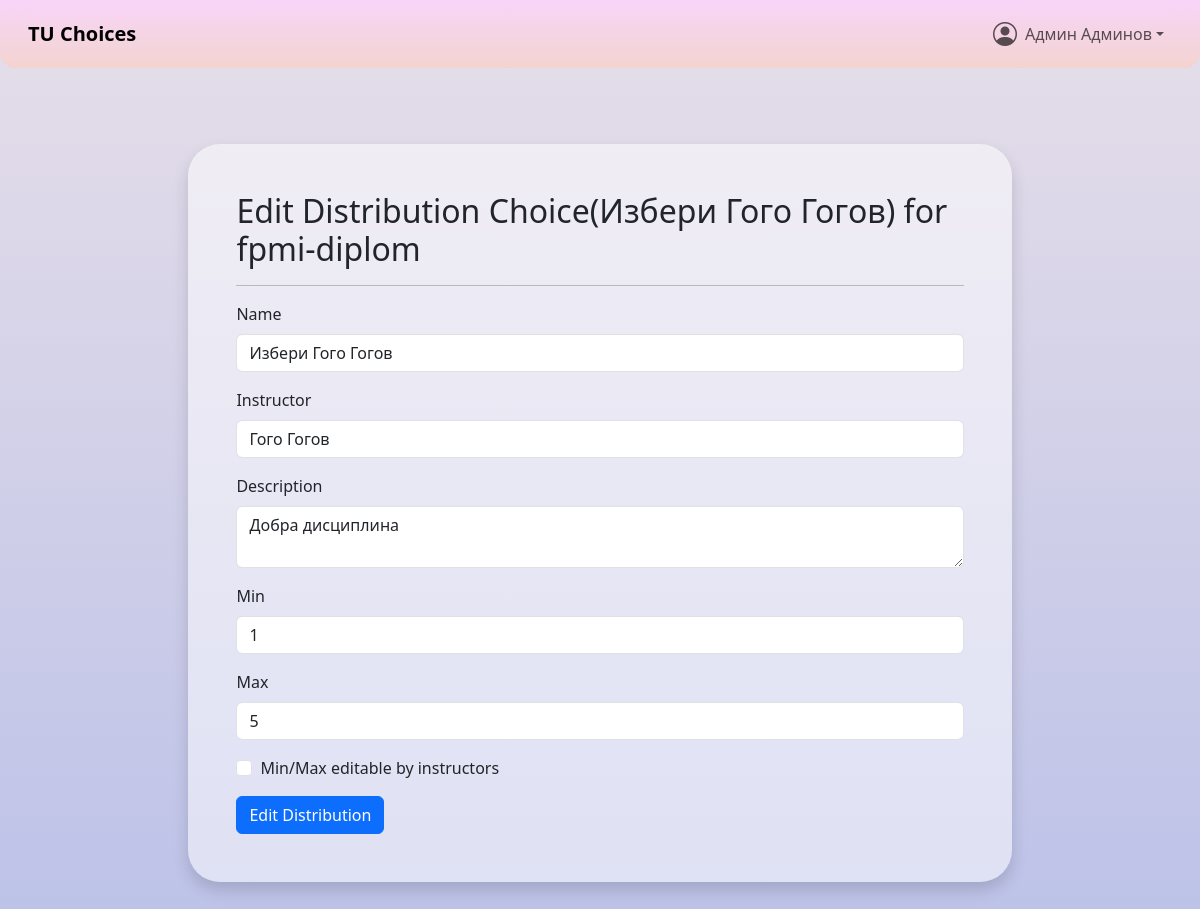
Screenshot of /distributions/distributionChoiceEdit.php?id=10 (signed in) with the database file from the repository.
### tables this page shows
CREATE TABLE `users` (
  `id` int(11) NOT NULL,
  `username` varchar(100) NOT NULL,
  `names` varchar(100) NOT NULL,
  `email` varchar(100) NOT NULL,
  `pass` varchar(100) NOT NULL DEFAULT '',
  `role` int(11) NOT NULL DEFAULT 0 COMMENT '1=student,2=teacher,3=admin',
  `fn` varchar(100) NOT NULL DEFAULT '',
  `major` varchar(10) NOT NULL DEFAULT '0',
  `faculty` varchar(10) NOT NULL DEFAULT '0',
  `start_year` int(11) DEFAULT NULL,
  `active` tinyint(1) NOT NULL DEFAULT 0,
  `deleted` tinyint(1) NOT NULL DEFAULT 0,
  `created_at` datetime NOT NULL DEFAULT current_timestamp(),
  `updated_at` datetime NOT NULL DEFAULT current_timestamp() ON UPDATE current_timestamp()
);

CREATE TABLE `distribution_choices` (
  `id` int(11) NOT NULL,
  `name` varchar(100) NOT NULL,
  `distribution` int(11) NOT NULL,
  `instructor` int(11) NOT NULL,
  `description` text NOT NULL,
  `min` int(11) NOT NULL DEFAULT 0,
  `max` int(11) NOT NULL DEFAULT 10000,
  `min_max_editble` smallint(6) NOT NULL DEFAULT 0,
  `type` tinyint(1) NOT NULL COMMENT '1=Избираема дисциплина, 2=Дипломен ръководител',
  `deleted` tinyint(1) NOT NULL DEFAULT 0,
  `created_at` datetime NOT NULL DEFAULT current_timestamp(),
  `updated_at` datetime NOT NULL DEFAULT current_timestamp() ON UPDATE current_timestamp()
);

CREATE TABLE `distributions` (
  `id` int(11) NOT NULL,
  `name` varchar(100) NOT NULL,
  `ident` varchar(50) NOT NULL,
  `semester_applicable` int(11) NOT NULL,
  `major` varchar(10) NOT NULL DEFAULT '0',
  `faculty` varchar(10) NOT NULL DEFAULT '0',
  `type` tinyint(1) NOT NULL COMMENT '1=Избираема дисциплина, 2=Дипломен ръководител',
  `active` smallint(6) NOT NULL DEFAULT 0,
  `deleted` tinyint(1) NOT NULL DEFAULT 0,
  `created_at` datetime NOT NULL DEFAULT current_timestamp(),
  `updated_at` datetime NOT NULL DEFAULT current_timestamp() ON UPDATE current_timestamp()
);

### backend/users/user.php (called while the page is built, shortened)
<?php
class User
{
    private $names;
    private $role;
    public function __construct($id, mysqli $mysqli)
    {
        $this->id = $id;
        $stmt = $mysqli->prepare(
            "SELECT username, names, email, role, fn, major, faculty, start_year
             FROM users
             WHERE id = ?
             LIMIT 1"
        );
        $stmt->bind_param('i', $this->id);
        $stmt->execute();
        $stmt->bind_result(
            $username,
            $names,
            $email,
            $role,
            $fn,
            $majorShort,
            $facultyShort,
            $startYear
        );
        $this->names = $names;
        $this->role = $role;
    }
    public function getNames()
    {
        return $this->names;
    }
    public function getRole()
    {
        return $this->role;
    }
}

### backend/distributions/DistributionChoise.php (called while the page is built, shortened)
<?php
class DistributionChoice
{
    private $name;
    private $distributionId;
    private $instructorId;
    private $description;
    private $min;
    private $max;
    private $minMaxEditable;
    public function __construct(int $id, mysqli $mysqli)
    {
        $this->id = $id;
        $stmt = $mysqli->prepare(
            "SELECT name, distribution, instructor, description, min, max, min_max_editble
             FROM distribution_choices
             WHERE id = ?"
        );
        $stmt->bind_param('i', $this->id);
        $stmt->execute();
        $stmt->bind_result(
            $name,
            $distributionId,
            $instructorId,
            $description,
            $min,
            $max,
            $minMaxEditable
        );
        $this->name = $name;
        $this->distributionId = $distributionId;
        $this->instructorId = $instructorId;
        $this->description = $description;
        $this->min = $min;
        $this->max = $max;
        $this->minMaxEditable = $minMaxEditable;
    }
    public function getName()
    {
        return $this->name;
    }
    public function getDistributionId()
    {
        return $this->distributionId;
    }
    public function getInstructorId()
    {
        return $this->instructorId;
    }
    public function getDescription()
    {
        return $this->description;
    }
    public function getMin()
    {
        return $this->min;
    }
    public function getMax()
    {
        return $this->max;
    }
    public function getMinMaxEditable()
    {
        return $this->minMaxEditable;
    }
}

### backend/distributions/distribution.php (called while the page is built, shortened)
<?php
require_once __DIR__ . "/../users/User.php";
require_once __DIR__ . "/DistributionChoise.php";
class Distribution
{
    private $ident;
    public function __construct(int $id, mysqli $mysqli)
    {
        $this->id = $id;
        $stmt = $mysqli->prepare(
            "SELECT name, ident, semester_applicable, major, faculty, type, active
             FROM distributions
             WHERE id = ?"
        );
        $stmt->bind_param('i', $this->id);
        $stmt->execute();
        $stmt->bind_result(
            $name,
            $ident,
            $semesterApplicable,
            $majorShort,
            $facultyShort,
            $type,
            $active
        );
        $this->ident = $ident;
    }
    public function getIdent()
    {
        return $this->ident;
    }
}

### distributions/distributionChoiceEdit.php (the view, shortened to what this page needs)
<?php
require_once "../header.php";
$dc = null;
$dist = null;
$instructor = null;
try {
    $dc = new DistributionChoice($_GET["id"], $mysqli);
    $dist = new Distribution($dc->getDistributionId(), $mysqli);
    $instructor = new User($dc->getInstructorId(), $mysqli);
} catch (Exception $e) {
    echo $e->getMessage();
    require_once "../footer.php";
    exit;
}
?>
<main>
    <div class="container-fluid d-flex flex-column align-items-center pb-5 pt-5" style="min-height: 90vh;">
        <div class="bg-white bg-opacity-50 p-5 rounded-5 shadow" style="width: 70%;">
            <h2 class="mb-3">Edit Distribution Choice(<?= $dc->getName(); ?>) for <?= $dist->getIdent() ?></h2>
            <hr>
            <form method="post" class="w-100">
                <div class="mb-3">
                    <label for="name" class="form-label">Name</label>
                    <input type="text" class="form-control" id="name" name="name" value="<?= $dc->getName(); ?>"
                        required>
                </div>
                <div class="mb-3">
                    <label for="name" class="form-label">Instructor</label>
                    <input type="text" class="form-control" value="<?= $instructor->getNames(); ?>" readonly>
                </div>
                <div class="mb-3">
                    <label for="description" class="form-label">Description</label>
                    <textarea id="description" name="description" class="form-control" required><?= $dc->getDescription(); ?>
                    </textarea>
                </div>
                <?php if ($user->getRole() == 3 || $dc->getMinMaxEditable()):  ?>
                    <div class="mb-3">
                        <label for="min" class="form-label">Min</label>
                        <input type="number" id="min" name="min" class="form-control" value="<?= $dc->getMin(); ?>"
                            required>
                    </div>
                    <div class="mb-3">
                        <label for="max" class="form-label">Max</label>
                        <input type="number" id="max" name="max" class="form-control" value="<?= $dc->getMax(); ?>"
                            required>
                    </div>
                <?php endif ?>
                <?php if ($user->getRole() == 3):  ?>
                    <div class="form-check mb-3">
                        <input type="checkbox" id="min_max_editble" name="min_max_editble" class="form-check-input"
                            value="1" <?= $dc->getMinMaxEditable() ? 'checked' : '' ?>>
                        <label for="min_max_editble" class="form-check-label">
                            Min/Max editable by instructors
                        </label>
                    </div>
                <?php endif ?>
                <button type="submit" class="btn btn-primary">Edit Distribution</button>
            </form>
        </div>
    </div>
</main>
<?php
require_once "../footer.php";
?>

### header.php (shortened to what this page needs)
<?php
require_once "backend/config/dbConfig.php";
require_once "backend/utils/dbUtils.php";
require_once "backend/distributions/Distribution.php";
require_once "backend/distributions/DistributionChoise.php";
require_once "backend/users/User.php";
$projectRoot = str_replace(
    realpath($_SERVER['DOCUMENT_ROOT']),
    '',
    realpath(__DIR__ . '/')
);
$user = new User($_SESSION["userID"], $mysqli);
?>
<!DOCTYPE html>
<html lang="en">
<head>
    <link href="https://cdn.jsdelivr.net/npm/bootstrap@5.3.5/dist/css/bootstrap.min.css" rel="stylesheet"
>
    <link rel="stylesheet" href="https://cdn.jsdelivr.net/npm/bootstrap-icons@1.10.5/font/bootstrap-icons.css">
    <link rel="stylesheet" href="https://cdn.datatables.net/2.3.0/css/dataTables.bootstrap5.css">
         <link rel="stylesheet" href="<?= $projectRoot ?>/css/main.css">
    <link rel="stylesheet" href="<?= $projectRoot ?>/css/navbar.css">
</head>
<body>
    <header>
        <nav class="navbar navbar-expand-lg navbar-custom fixed-top px-3">
            <div class="container-fluid">
                <a class="navbar-brand fw-bold" href="<?= $projectRoot ?>/index.php">TU Choices</a>
                <div class="collapse navbar-collapse" id="mainNav">
                    <ul class="navbar-nav ms-auto mb-2 mb-lg-0 align-items-lg-center">
                        <li class="nav-item dropdown">
                            <a class="nav-link dropdown-toggle d-flex align-items-center" href="#" id="profileDropdown"
                                role="button" data-bs-toggle="dropdown" aria-expanded="false">
                                <i class="bi bi-person-circle fs-4"></i>
                                <div class="ms-2"><?= $user->getNames(); ?></div>
                            </a>
                        </li>
                    </ul>
                </div>
            </div>
        </nav>
    </header>

### css/navbar.css (style rules this page uses)
.navbar-custom { background-image: linear-gradient(to top, rgb(250, 208, 196, 70%) 0%, rgb(255, 209, 255, 70%) 100%); backdrop-filter: blur(10px); border-radius: 0 0 1rem 1rem; margin-bottom: 2rem; }

### header.php (style rules this page uses)
html, body { overflow-x: hidden; height: 100%; margin: 0; }
body { background-color: #E4E4E1; background-image: linear-gradient(to top, #bdc2e8 0%, #bdc2e8 1%, #e6dee9 100%); background-blend-mode: normal, multiply; background-repeat: no-repeat; background-size: cover; background-attachment: fixed; }
main { margin-top: 6rem; }

### rows the page displays
users: names "Админ Админов"
distribution_choices: name "Избери Гого Гогов", description "Добра дисциплина", min "1", max "5"
distributions: ident "fpmi-diplom"
users: names "Гого Гогов"
